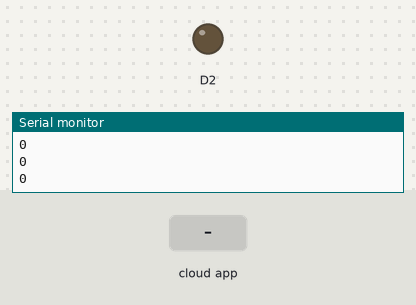
Recording of a sketch running on a simulated ESP8266 (NodeMCU). Parts: output pins drawn as LEDs (lit = HIGH), the last lines printed to the serial monitor. Inputs (shaded band) come from the test bench. WiFi joins after 1.5 s; servers stay silent unless stated; the Firebase database answers and starts empty.

Above: at 2.7 s.
2.8 s: the phone or cloud app sets S1 to 1
At 15.1 s:
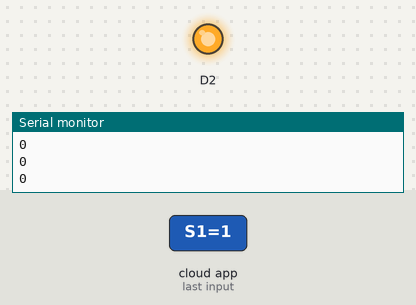
15.7 s: the phone or cloud app sets S1 to 0
At 27.8 s:
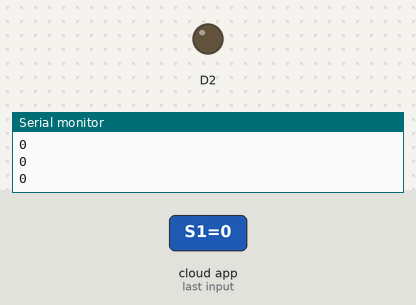
Timing chart, 0 to 29.3 s (numbered marks = the images above; inputs shaded):
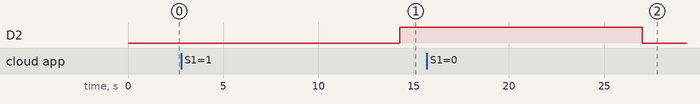

The sketch:

mcu_final.ino
```cpp
#include <ESP8266WiFi.h>
#include <FirebaseArduino.h>
#include <ArduinoJson.h>
#include <ESP8266HTTPClient.h>
#include <SoftwareSerial.h>

#define  ssid "Serbius"                                             // input your home or public wifi name
#define password "..Password"
SoftwareSerial s(D6,D5);

int data1, data2, data3, data4, motor;

String buff;
#define FIREBASE_HOST "irrigation-2b3f7.firebaseio.com"
#define FIREBASE_AUTH "b1uBhgnuEq5jmCIe1V5DcORGRlTEvEyRKTodKw2R"

int valueFromString(String string, int x, int y)
{
   int value=0;
   for(int n=0; n<y; n++)
   {
    value=value*10+string[x+n]-'0';
   }
   return value;
}

void setup()
{
  pinMode(4,OUTPUT);
  s.begin(115200);
  Serial.begin(115200);
  delay(10);
  WiFi.begin(ssid, password);                   //Connecting node to local wifi
  Serial.println();
  Serial.println();
  Serial.print("Connecting to ");
  Serial.println(ssid);
  WiFi.begin(ssid, password);
  while (WiFi.status() != WL_CONNECTED)
  {
    delay(500);
    Serial.print(".");
  }
  Serial.println("");
  Serial.println("WiFi connected");
  Firebase.begin(FIREBASE_HOST, FIREBASE_AUTH);

}

void loop()
{

  //-------------------------------Recieve Data from NODE--------------------------------//
  if (s.available() > 0)
  {
    delay(100);
    while (s.available() > 0)
    {
      buff = s.readString();
      if (buff[0] == '*')
      {
        if (buff[9] == '#')
        {
          Serial.println(buff);
          data1 =  valueFromString(buff,1,2);     //Reading 2 bit data
          data2 = valueFromString(buff,3,2);       //Reading 2 bit data
          data3 = valueFromString(buff,5,2);       //Reading 2 bit data
          data4 = valueFromString(buff,7,2);       //Reading 2 bit data
        }
      }
    }
  }
  //------------------------------------------------------------------------------------//

  //---------------------------------------Debug-------------------------------------//
  Serial.println(data1);
  Serial.println(data2);
  Serial.println(data3);
  Serial.println(data4);

  //--------------------------Sending Data to FireBase----------------------------//
  delay(10000);
  Firebase.pushInt("Temperature",data1);
  Firebase.pushInt("Humidity",data2);
  Firebase.pushInt("Light",data3);
  Firebase.pushInt("Moisture",data4);
  if (Firebase.failed()) // Check for errors
  {
    Serial.print("setting /number failed:");
    Serial.println(Firebase.error());
    return;}
  //------------------------------------------------------------------------------//
  Serial.println("Waiting...");
  delay(2000);

  motor=Firebase.getString("S1").toInt();
  Serial.print(motor);
  if(motor==1)
    digitalWrite(4,HIGH);
  if(motor==0)
    digitalWrite(4,LOW);

}
```

Measured:
- after the input at 2.8 s, D2: LOW → HIGH after 11.5 s
- after the input at 15.7 s, D2: HIGH → LOW after 11.3 s
